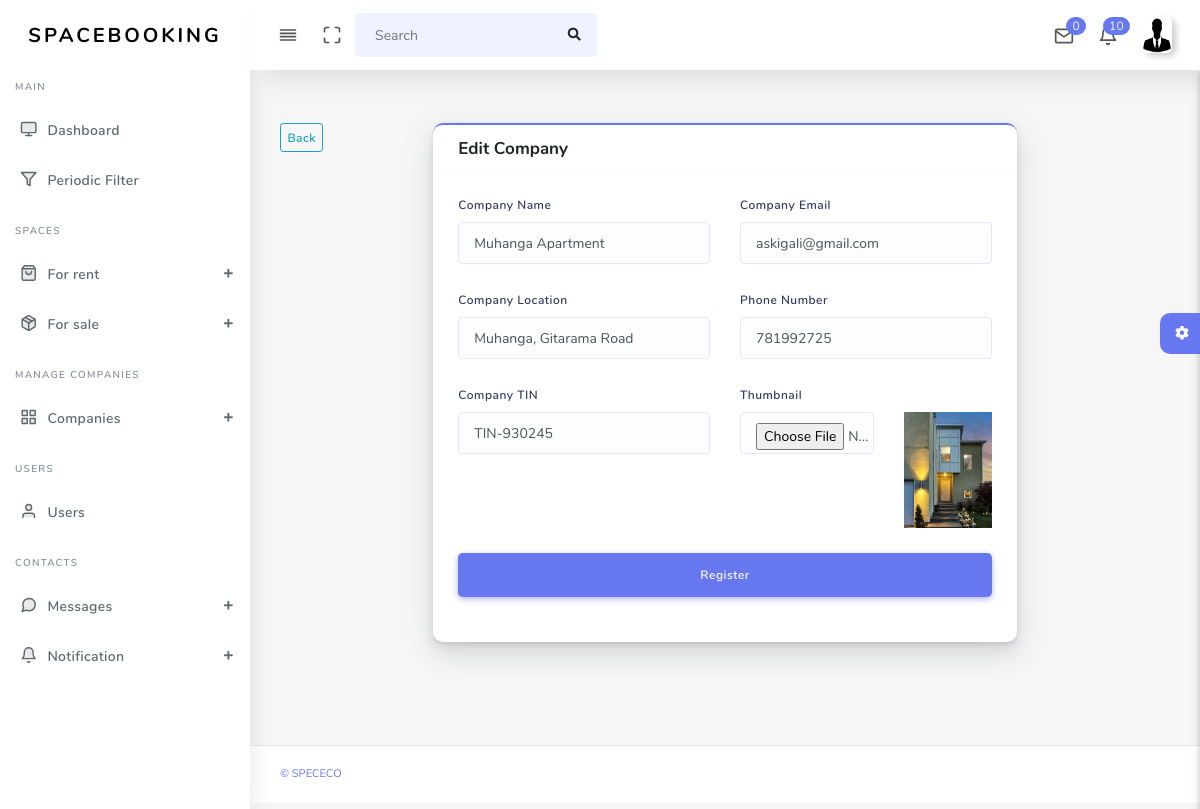
The app's page /admin/updateCompanies?identification=12 (signed in) with its own data.
### tables this page shows
CREATE TABLE `companies` (
  `id` int(11) NOT NULL,
  `comName` varchar(255) DEFAULT NULL,
  `comEmail` varchar(255) DEFAULT NULL,
  `comLocation` varchar(255) DEFAULT NULL,
  `comPhone` int(11) DEFAULT NULL,
  `comUsername` varchar(255) DEFAULT NULL,
  `comPassword` varchar(255) DEFAULT NULL,
  `comTIN` varchar(100) DEFAULT NULL,
  `thumbnail` varchar(255) NOT NULL,
  `coStatus` varchar(100) NOT NULL
);

### admin/updateCompanies.php (the view, shortened to what this page needs)
<?php
require_once("includes/db.php");
$id = $_GET['identification'];
$qq = mysqli_query($conn,"SELECT *FROM companies WHERE id='$id'") or die(mysqli_error($conn));
$fes = mysqli_fetch_array($qq);
?>
<!DOCTYPE html>
<html lang="en">
<head>
  <link rel="stylesheet" href="assets/css/app.min.css">
    <link rel="stylesheet" href="assets/bundles/datatables/datatables.min.css">
  <link rel="stylesheet" href="assets/bundles/datatables/DataTables-1.10.16/css/dataTables.bootstrap4.min.css">
  <link rel="stylesheet" href="assets/css/style.css">
  <link rel="stylesheet" href="assets/css/components.css">
  <link rel="stylesheet" href="assets/css/custom.css">
</head>
<body>
  <div id="app">
    <div class="main-wrapper main-wrapper-1">
      <div class="navbar-bg"></div>
      <?php
        include 'includes/header.php';
        include 'includes/left_nav.php';
        ?>
      <div class="main-content">
        <section class="section">
          <div class="section-body">
            <div class="row">
              <div class="col-sm-2 col-md-2 col-lg-2">
                <button class="btn btn-outline-info btn-sm" id="backHome">Back</button>
              </div>
              <div class="col-sm-8 col-md-8 col-lg-8">
                <div class="card card-primary">
                  <div class="card-header">
                    <h4>Edit Company</h4>
                  </div>
                  <div class="card-body">
                    <form method="POST" enctype="multipart/form-data">
                      <div class="row">
                        <div class="form-group col-6">
                          <label for="frist_name">Company Name</label>
                          <input id="frist_name" type="text" value="<?= $fes['comName']?>" class="form-control" name="comNames" autofocus>
                        </div>
                        <div class="form-group col-6">
                          <label for="last_name">Company Email</label>
                          <input id="last_name" type="text" class="form-control" value="<?= $fes['comEmail']?>" name="comEmail">
                        </div>
                      </div>
                      <div class="row">
                        <div class="form-group col-6">
                          <label for="frist_name">Company Location</label>
                          <input id="frist_name" type="text" class="form-control" value="<?= $fes['comLocation']?>" name="location" autofocus>
                        </div>
                        <div class="form-group col-6">
                          <label for="last_name">Phone Number</label>
                          <input id="last_name" type="text" class="form-control" value="<?= $fes['comPhone']?>" name="phone_number">
                        </div>
                      </div>
                      <div class="row">
                        <div class="form-group col-6">
                          <label for="frist_name">Company TIN</label>
                          <input id="frist_name" type="text" class="form-control" value="<?= $fes['comTIN']?>" name="comTin" autofocus>
                        </div>
                        <div class="form-group col-6">
                          <label for="thum">Thumbnail</label>
                            <div class="row">
                              <div class="col-md-7">
                                <input id="thum" type="file" class="form-control" name="thumbnails">
                              </div>
                              <div class="col-md-5">
                                <img src="media/companies/<?= $fes['thumbnail']?>" alt="no" class="img img-fluid">
                              </div>
                            </div>
                        </div>
                      </div>
                      <div class="form-group">
                        <button type="submit" name="updateCo" class="btn btn-primary btn-lg btn-block">
                          Register
                        </button>
                      </div>
                    </form>
                  </div>
                </div>
              </div>
              <div class="col-sm-2 col-md-2 col-lg-2">
              </div>
            </div>
          </div>
        </section>
        <?php include'includes/settings.php' ?>
      </div>
      <footer class="main-footer">
        <div class="footer-left">
          <a href="">&copy Spececo</a></a>
        </div>
      </footer>
    </div>
  </div>
</body>
</html>

### records on screen
companies: comNames "Muhanga Apartment", comEmail "askigali@gmail.com", location "Muhanga, Gitarama Road", phone_number "781992725", comTin "TIN-930245", thumbnail (picture)

### other values on screen
$total "10"
